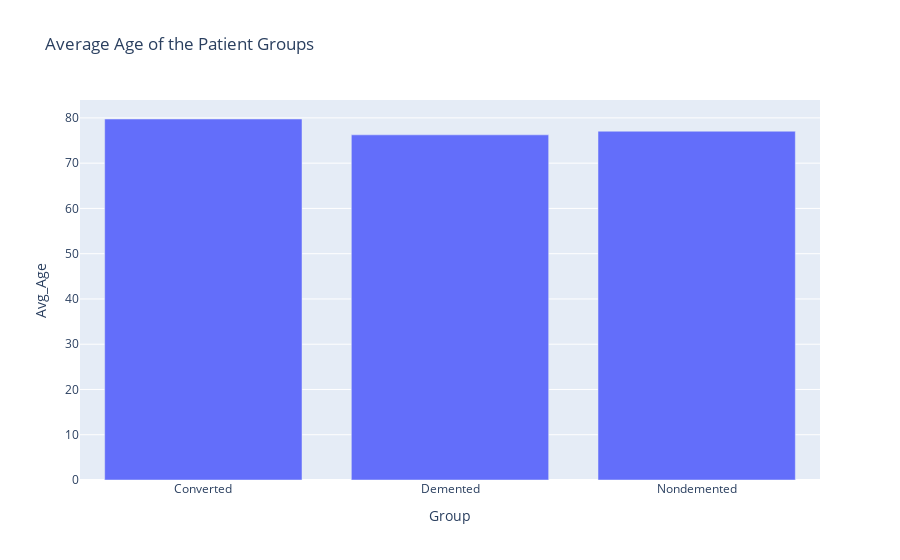

Notebook cell for this chart:
### Code cell
# Bargraph of average age vs group
Avg_age = pd.read_sql('select avg("Age") as "Avg_Age", "Group" from Data_Wrangled group by "Group"', conn)
Age_v_Group_BarGraph = px.bar(Avg_age, x = 'Group', y='Avg_Age', title = 'Average Age of the Patient Groups')
Age_v_Group_BarGraph.show()

### Figure 1 — Plotly figure (JSON) as saved in the notebook; plotly's stock layout.template omitted (floating-point values rounded to 4 significant figures)
{"data": [{"alignmentgroup": "True", "hovertemplate": "Group=%{x}<br>Avg_Age=%{y}<extra></extra>", "legendgroup": "", "marker": {"color": "#636efa", "pattern": {"shape": ""}}, "name": "", "offsetgroup": "", "orientation": "v", "showlegend": false, "textposition": "auto", "type": "bar", "x": ["Converted", "Demented", "Nondemented"], "xaxis": "x", "y": [79.76, 76.26, 77.06], "yaxis": "y"}], "layout": {"barmode": "relative", "legend": {"tracegroupgap": 0}, "title": {"text": "Average Age of the Patient Groups"}, "xaxis": {"anchor": "y", "domain": [0, 1], "title": {"text": "Group"}}, "yaxis": {"anchor": "x", "domain": [0, 1], "title": {"text": "Avg_Age"}}}}
